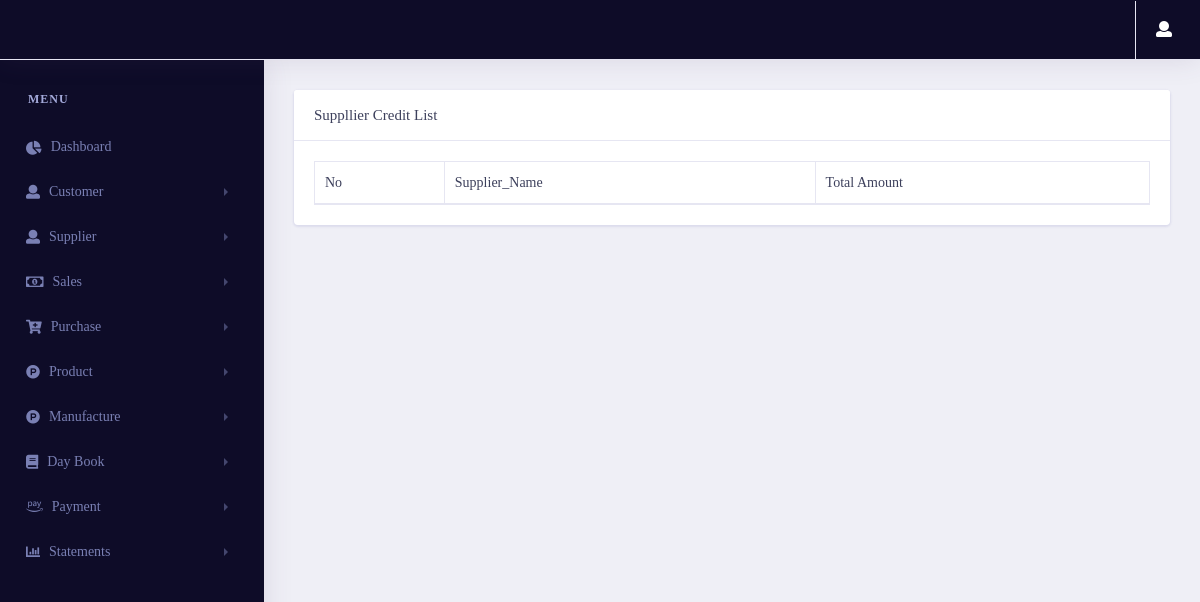
/statement/supplier_credit/ (signed in), run on an earlier commit of the app's database.
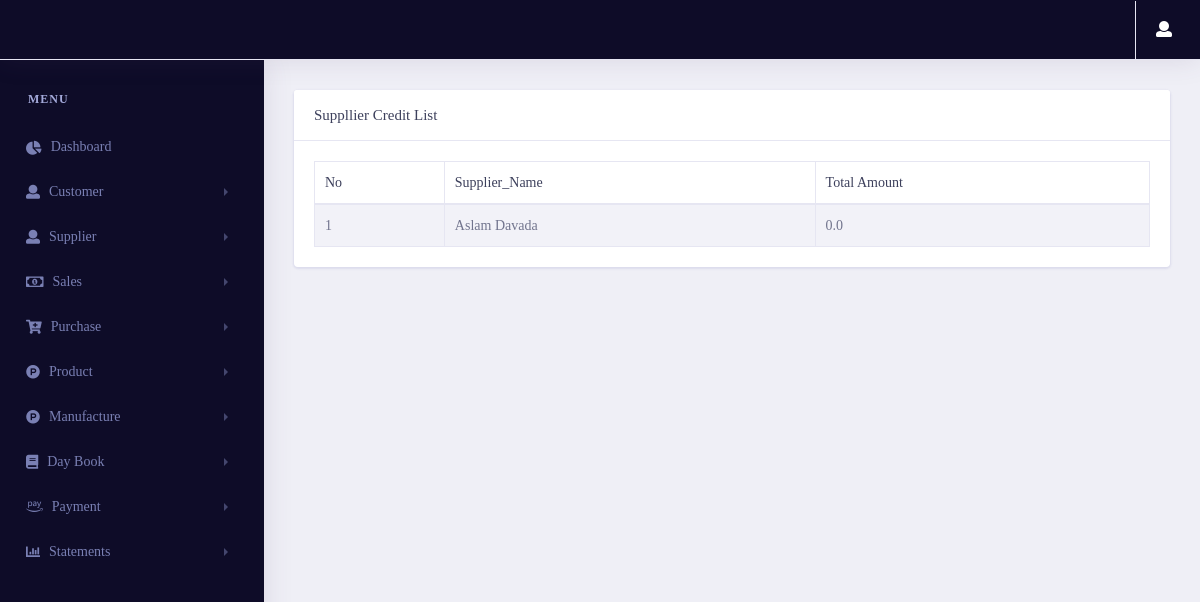
And on a later commit of the database.
### supplier/models.py (models this page shows, shortened)
class supplieraccount_gst(models.Model):
    supplier_name = models.OneToOneField(Supplier_gst,on_delete=models.CASCADE)
    amount = models.FloatField(default=0,null=True,blank=True)
    id = models.UUIDField(default=uuid.uuid4 , unique=True , primary_key=True , editable=False)

class Supplier_gst(models.Model):
    supplierid = models.CharField(max_length=10, null=True, blank=True)
    fullname = models.CharField(max_length=50)
    email = models.EmailField(max_length=254)
    contactno = models.CharField(max_length=50)
    gst = models.CharField(max_length=50)
    city = models.CharField(max_length=50)
    state = models.CharField(max_length=50)
    landmark = models.CharField(max_length=50)
    id = models.UUIDField(default=uuid.uuid4 , unique=True , primary_key=True , editable=False)
    def __str__(self):
        return self.fullname

### statements/views.py (the view)
# urls.py: path('supplier_credit/',views.supplier_credit,name="supplier_credit"),
@login_required(login_url='login')
def supplier_credit(request):
    try:
        if request.session['Estimate']:
            supplier_credit_list = supplieraccount_estimate.objects.select_related('supplier_name').all()
        if request.session['GST']:
            supplier_credit_list = supplieraccount_gst.objects.all()
        context = {
            'supplier_credit_list':supplier_credit_list
        }
        return render(request,'statements/suppliercredit.html',context)
    except:
        return redirect('error404')

### statements/templates/statements/suppliercredit.html (shortened to what this page needs)
{% extends 'pages/base.html' %}
{% load static %}
{% load user_auth %}
{% block content %}
<link rel="stylesheet" href="{% static 'vendor/bootstrap/css/bootstrap.min.css' %}">
<link href="{% static 'vendor/fonts/circular-std/style.css' %}" rel="stylesheet">
<link rel="stylesheet" href="{% static 'libs/css/style.css' %}">
<link rel="stylesheet" href="{% static 'vendor/fonts/fontawesome/css/fontawesome-all.css' %}">
<link rel="stylesheet" type="text/css" href="{% static 'vendor/datatables/css/dataTables.bootstrap4.css' %}">
{% if request.session.Estimate %}
<div class="row">
    <div class="col-xl-12 col-lg-12 col-md-12 col-sm-12 col-12">
        <div class="card">
            <h5 class="card-header">Suppllier Credit List</h5>
            <div class="card-body">
                <div class="table-responsive">
                    <table class="table table-striped table-bordered first" id="example">
                        <thead>
                        <tr>
                            <th>No</th>
                            <th>Supplier_Name</th>
                            <th>Total Amount</th>
                        </tr>
                        </thead>
                        <tbody>
                        {% for i in supplier_credit_list %}
                        <tr>
                            <td>{{forloop.counter}}</td>
                            <td>{{i.supplier_name}}</td>
                            <td>{{i.amount}}</td>
                        </tr>
                        {% endfor %}
                        </tbody>
                    </table>
                </div>
            </div>
        </div>
    </div>
</div>
{% endif %}
{% endblock content %}

What changed in the data, as far as the page shows it:
added supplieraccount_gst: supplier_name "Aslam Davada", amount "0.0"
